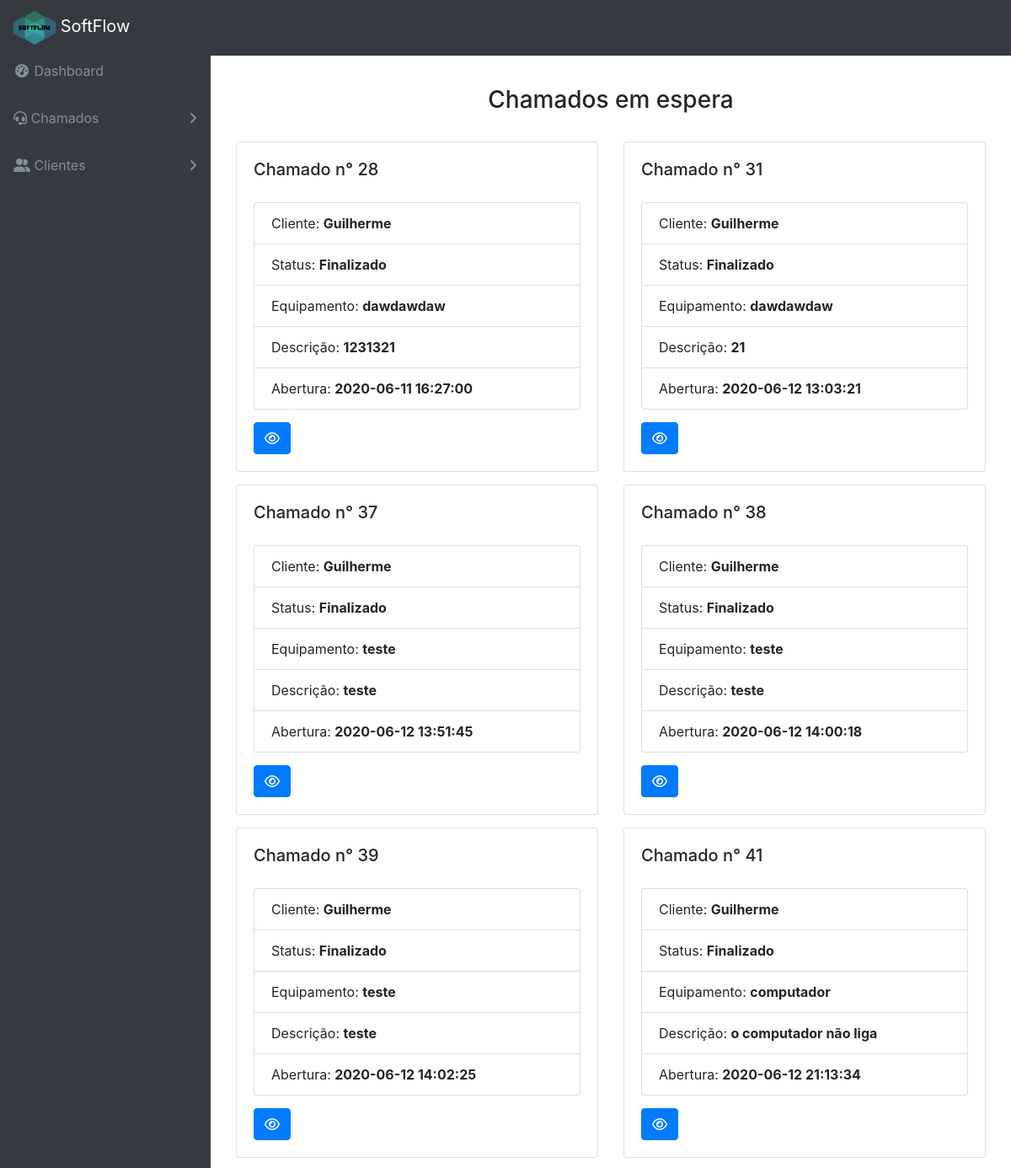
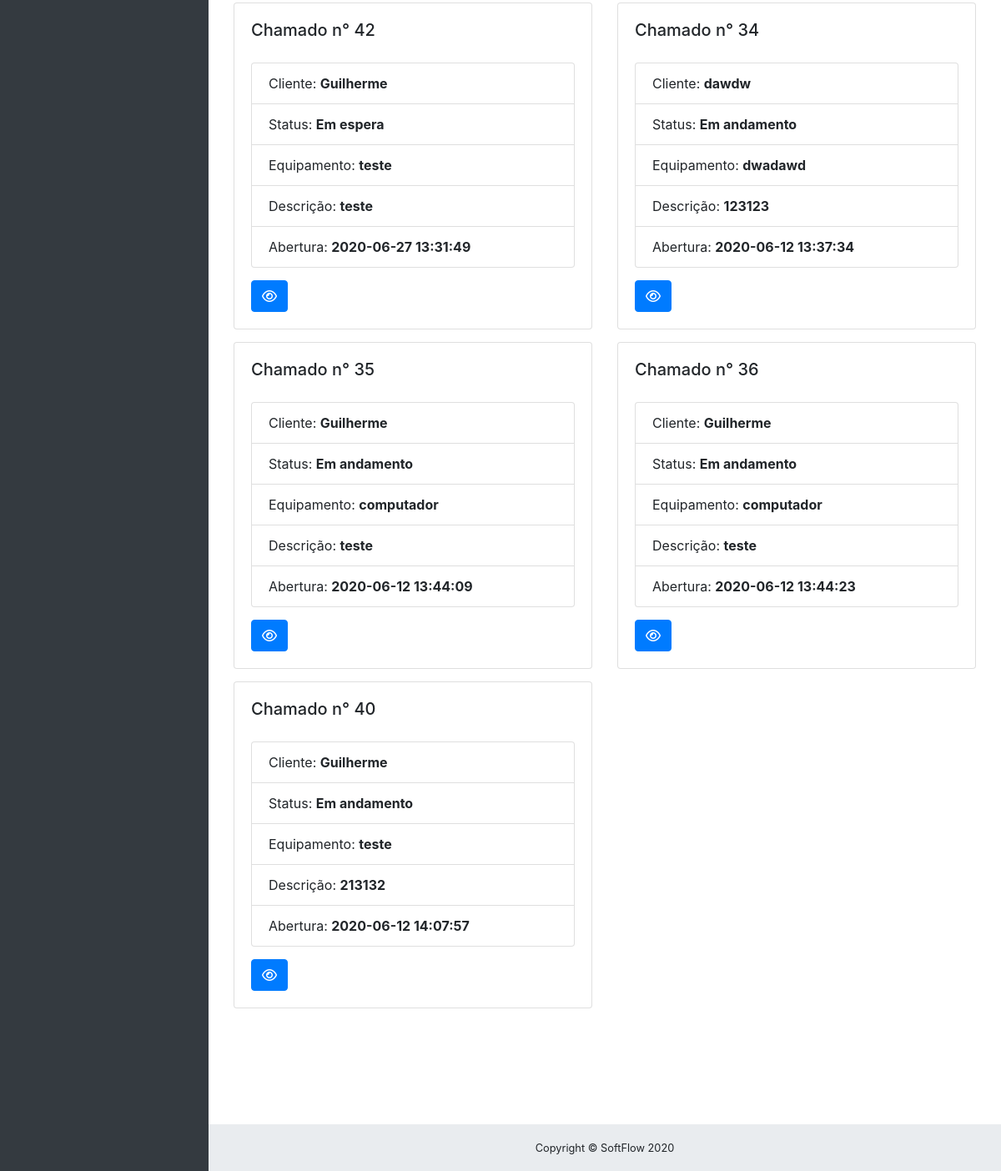
Page /chamado_espera.php (signed in) on the earlier database version (2 pictures, top to bottom).
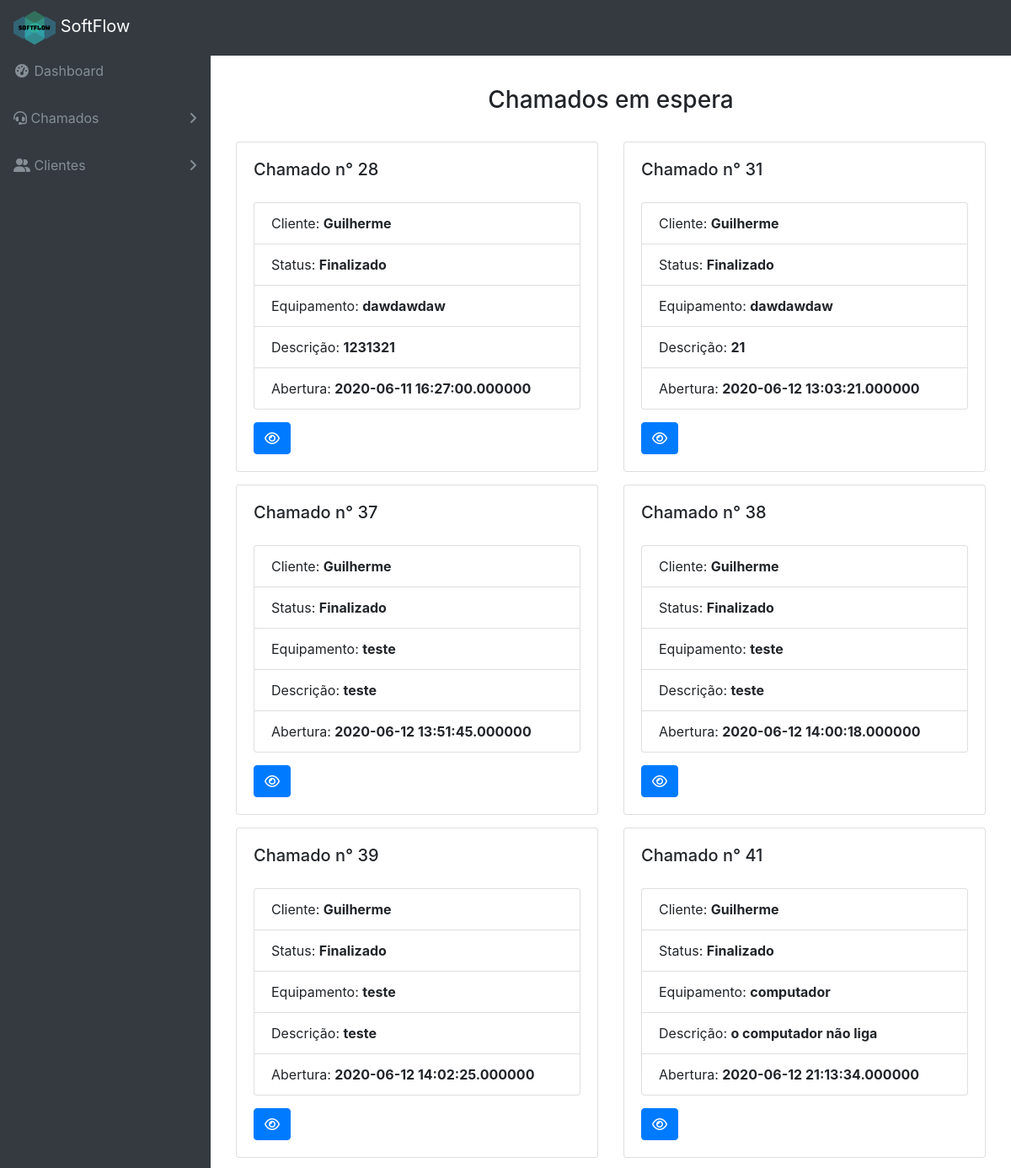
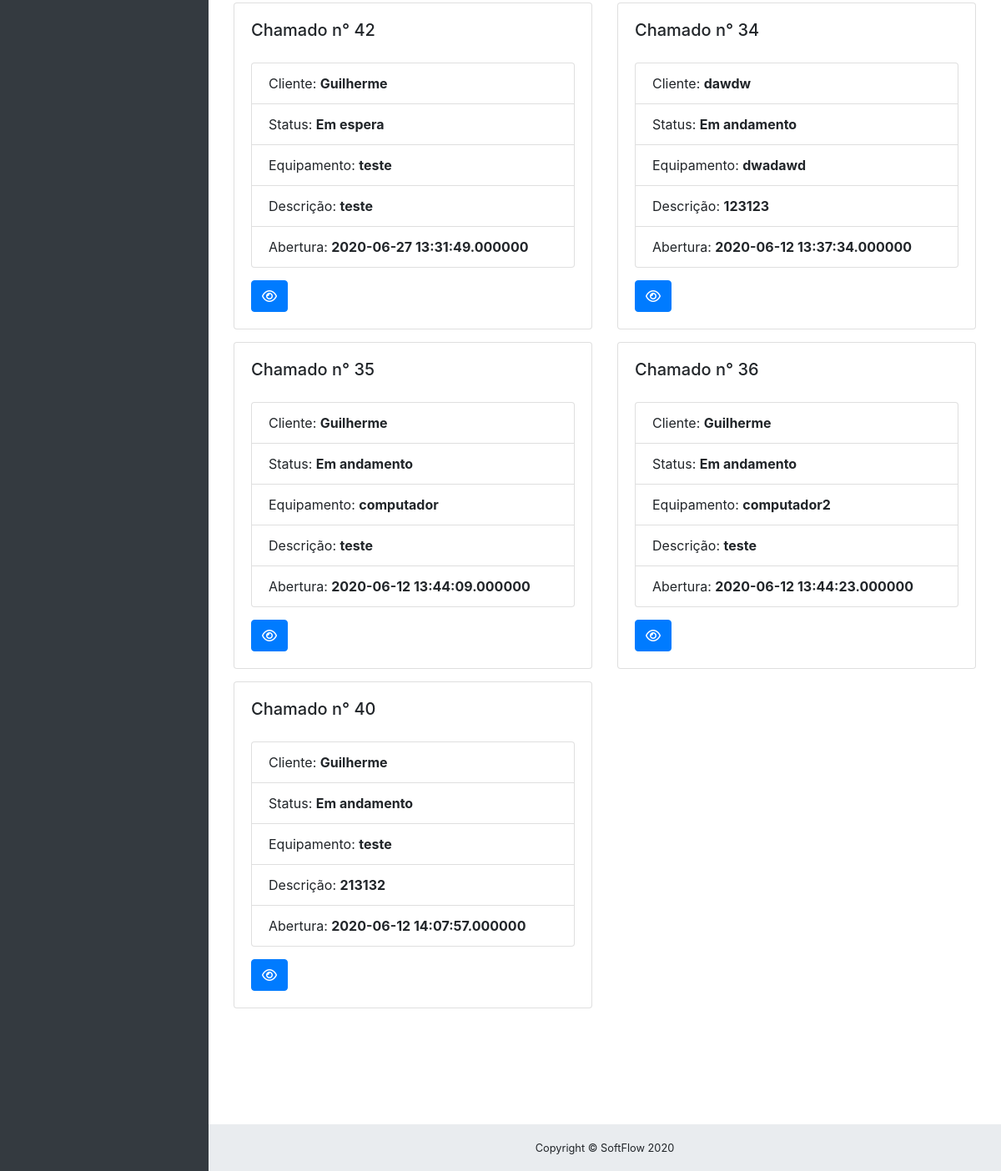
Same page on the later database version (2 pictures, top to bottom).
### tables this page shows
CREATE TABLE `chamado` (
  `id` int(11) NOT NULL,
  `id_cliente` int(11) NOT NULL,
  `id_funcionario` int(11) DEFAULT NULL,
  `status` varchar(155) NOT NULL,
  `equipamento` varchar(115) NOT NULL,
  `descricao` varchar(155) NOT NULL,
  `abertura` datetime(6) NOT NULL,
  `encerramento` datetime(6) DEFAULT NULL
);

CREATE TABLE `cliente` (
  `id` int(11) NOT NULL,
  `nome` varchar(255) NOT NULL,
  `cpf` int(50) NOT NULL,
  `telefone` int(50) NOT NULL,
  `sexo` varchar(255) NOT NULL,
  `email` varchar(255) NOT NULL,
  `cep` int(50) NOT NULL,
  `endereco` varchar(150) NOT NULL,
  `created` datetime(6) DEFAULT NULL
);

### classes/Model.php (called while the page is built, shortened)
<?php
require_once 'Conn.php';
class Model
{
    public function __construct()
    {
        $conn = new Conn();
        $this->db = $conn->getConn();
    }
}

### classes/Conn.php (called while the page is built)
<?php
class Conn {
    public static $Host = "localhost";
    public static $User = "root";
    public static $Pass = "microsol45";
    public static $Dbname = "sistema_informatica_pi";
    private static $Connect = null;
    private static function Conectar() {
        try {
            if(self::$Connect == null):
                self::$Connect = new PDO('mysql:host=' . self::$Host .';dbname='.self::$Dbname, self::$User, self::$Pass);
            endif;
        } catch (Exception $ex) {
            echo 'Mensagem: ' . $ex->getMessage();
            die;
        }
        return self::$Connect;
    }
    public function getConn() {
        return self::Conectar();
    }
}

### classes/ChamadoDAO.php (called while the page is built, shortened)
<?php
require_once 'Model.php';
class ChamadoDAO extends Model
{
    public function __construct() {
    	$this->tabela = 'chamado';
    	$this->class = 'Chamado';
    }
        public function listarTodos($funcionario)
    {
        $sql = "SELECT ch.*, cl.nome AS nome_cliente, fn.nome AS nome_funcionario FROM {$this->tabela} ch
        LEFT JOIN cliente cl ON cl.id = ch.id_cliente
        LEFT JOIN funcionario fn ON fn.id = ch.id_funcionario
        ORDER BY ch.status DESC";
        $stmt = $this->db->prepare($sql);
        $stmt->setFetchMode(PDO::FETCH_CLASS, $this->class);
        $stmt->execute();
        return $stmt->fetchAll();
    }
}

### classes/Chamado.php (called while the page is built, shortened)
<?php
class Chamado
{
	private $id;
	private $status;
	private $descricao;
	private $abertura;
    private $equipamento;
    public function getId()
    {
        return $this->id;
    }
    public function getStatus()
    {
        return $this->status;
    }
    public function getDescricao()
    {
        return $this->descricao;
    }
    public function getAbertura()
    {
        return $this->abertura;
    }
    public function getEquipamento()
    {
        return $this->equipamento;
    }
}

### chamado_espera.php (the view, shortened to what this page needs)
<?php include 'layout/header.php'; ?>
<?php include './layout/menu.php'; ?>
<?php
require 'classes/Chamado.php';
require 'classes/ChamadoDAO.php';
$chamadoDAO = new ChamadoDAO();
$funcionario = $_SESSION['id_funcionario'];
$chamados = $chamadoDAO->listarTodos($funcionario);
?>
<div class="content-wrapper">
  	<div class="container-fluid" style="margin-top: 30px;">
			<div class="container" style="margin-bottom: 180px;">
				<div class="h3topo" style="text-align: center;">
        			<h3>Chamados em espera</h3>
    			</div><br>
				<div class="row">
				<?php foreach ($chamados as $chamado) { ?>
					<div class="col-sm-6" style="padding-bottom: 15px;">
						<div class="card">
							<div class="card-body">
								<h5 class="card-title">Chamado n° <?= $chamado->getid() ?></h5>
								<ul class="list-group" style="padding-bottom: 15px; padding-top: 15px;">
									<li class="list-group-item">
										Cliente: <strong><?= $chamado->nome_cliente; ?></strong>
									</li>
									<li class="list-group-item">
										Status: <strong><?= $chamado->getStatus() ?></strong>
									</li>
									<li class="list-group-item">
										Equipamento: <strong><?= $chamado->getEquipamento() ?></strong>
									</li>
									<li class="list-group-item">
										Descrição: <strong><?= $chamado->getDescricao() ?></strong>
									</li>
									<li class="list-group-item">
										Abertura: <strong><?= $chamado->getAbertura() ?></strong>
									</li>
								</ul>
								<a class="btn btn-primary" href="visualizar_chamado.php?id=<?= $chamado->getId() ?>"><i class="fa fa-eye"></i></a>
							</div>
						</div>
					</div>
				<?php } ?>
				</div>
			</div>
		</div>
	</div>
<?php include 'layout/footer.php'; ?>

### layout/header.php (shortened to what this page needs)
<!DOCTYPE html>
<html>
<head>
	<link rel="stylesheet" href="assets/css/bootstrap.min.css">
	<link href="assets/vendor/font-awesome-4.7/css/font-awesome.min.css" rel="stylesheet" media="all">
	<link rel="stylesheet" href="assets/css/dashboard.css">
	<link href="assets/vendor/mdi-font/css/material-design-iconic-font.min.css" rel="stylesheet" media="all">
	<link href="assets/vendor/datatables/dataTables.bootstrap4.css" rel="stylesheet">
	<link href="assets/css/sb-admin.css" rel="stylesheet">
</head>
<body class="fixed-nav sticky-footer bg-dark" id="page-top" style="margin: auto;">

### layout/menu.php (shortened to what this page needs)
<?php
  $permissaoClienteMenu = retornaControle('cliente');
  $permissaoChamadoMenu = retornaControle('chamado');
?>
<nav class="navbar navbar-expand-lg navbar-dark bg-dark fixed-top" id="mainNav">
    <a class="navbar-brand" href="adm.php"><img src="assets/img/logo.png" style="width: 20%;"> SoftFlow</a>
    <div class="collapse navbar-collapse" id="navbarResponsive">
      <ul class="navbar-nav navbar-sidenav" id="exampleAccordion">
        <li class="nav-item" data-toggle="tooltip" data-placement="right" title="Dashboard">
          <a class="nav-link" href="adm.php">
            <i class="fa fa-fw fa-dashboard"></i>
            <span class="nav-link-text">Dashboard</span>
          </a>
          <?php if(!empty($permissaoChamadoMenu)): ?>
        </li>
        <li class="nav-item" data-toggle="tooltip" data-placement="right" title="Chamado">
          <a class="nav-link nav-link-collapse collapsed" data-toggle="collapse" href="#chamadospri" data-parent="#exampleAccordion">
            <i class="fas fa-headset"></i>
            <span class="nav-link-text"> Chamados</span>
          </a>
        </li>
        <?php endif; ?>
        <?php if(!empty($permissaoClienteMenu)): ?>
        <li class="nav-item" data-toggle="tooltip" data-placement="right" title="Cliente">
          <a class="nav-link nav-link-collapse collapsed" data-toggle="collapse" href="#cliente" data-parent="#exampleAccordion">
            <i class="fas fa-user-friends"></i>
            <span class="nav-link-text">Clientes</span>
          </a>
        </li>
        <?php endif; ?>
      </ul>
    </div>
  </nav>

### layout/footer.php (shortened to what this page needs)
<footer class="sticky-footer">
      <div class="container">
        <div class="text-center">
          <small>Copyright © SoftFlow 2020</small>
        </div>
      </div>
    </footer>
</body>
</html>

### assets/css/dashboard.css (style rules this page uses)
body { background-color: #eaeef3; }

### assets/css/sb-admin.css (style rules this page uses)
html { position: relative; min-height: 100%; }
body { overflow-x: hidden; }
body.sticky-footer { margin-bottom: 56px; }
body.sticky-footer .content-wrapper { min-height: calc(100vh - 56px - 56px); }
body.fixed-nav { padding-top: 56px; }
.content-wrapper { min-height: calc(100vh - 56px); padding-top: 1rem; }
#mainNav .navbar-collapse { overflow: auto; max-height: 75vh; }
#mainNav .navbar-collapse .navbar-nav .nav-item .nav-link { cursor: pointer; }
#mainNav .navbar-collapse .navbar-sidenav .nav-link-collapse:after { float: right; content: '\f107'; font-family: 'FontAwesome'; }
#mainNav .navbar-collapse .navbar-sidenav .nav-link-collapse.collapsed:after { content: '\f105'; }
@media (min-width: 992px) { #mainNav .navbar-brand { width: 250px; } }
@media (min-width: 992px) { #mainNav .navbar-collapse { overflow: visible; max-height: none; } }
@media (min-width: 992px) { #mainNav .navbar-collapse .navbar-sidenav { position: absolute; top: 0; left: 0; overflow-x: hidden; overflow-y: auto; -webkit-flex-direction: column; -ms-flex-direction: column; flex-direction: column; margin-top: 56px; } }
@media (min-width: 992px) { #mainNav .navbar-collapse .navbar-sidenav > .nav-item { width: 250px; padding: 0; } }
@media (min-width: 992px) { #mainNav .navbar-collapse .navbar-sidenav > .nav-item > .nav-link { padding: 1em; } }
@media (min-width: 992px) { #mainNav.fixed-top .navbar-sidenav { height: calc(100vh - 112px); } }
.content-wrapper { overflow-x: hidden; background: white; }
@media (min-width: 992px) { .content-wrapper { margin-left: 250px; } }
#mainNav.navbar-dark .navbar-collapse .navbar-sidenav .nav-link-collapse:after { color: #868e96; }
#mainNav.navbar-dark .navbar-collapse .navbar-sidenav > .nav-item > .nav-link { color: #868e96; }
@media (min-width: 992px) { #mainNav.navbar-dark .navbar-collapse .navbar-sidenav { background: #343a40; } }
footer.sticky-footer { position: absolute; right: 0; bottom: 0; width: 100%; height: 56px; background-color: #e9ecef; line-height: 55px; }
@media (min-width: 992px) { footer.sticky-footer { width: calc(100% - 250px); } }

Differences in the rows shown:
changed chamado id 28: abertura "2020-06-11 16:27:00" → "2020-06-11 16:27:00.000000"
changed chamado id 31: abertura "2020-06-12 13:03:21" → "2020-06-12 13:03:21.000000"
changed chamado id 37: abertura "2020-06-12 13:51:45" → "2020-06-12 13:51:45.000000"
changed chamado id 38: abertura "2020-06-12 14:00:18" → "2020-06-12 14:00:18.000000"
changed chamado id 39: abertura "2020-06-12 14:02:25" → "2020-06-12 14:02:25.000000"
changed chamado "o computador não liga": abertura "2020-06-12 21:13:34" → "2020-06-12 21:13:34.000000"
changed chamado "Em espera": abertura "2020-06-27 13:31:49" → "2020-06-27 13:31:49.000000"
changed chamado "dwadawd": abertura "2020-06-12 13:37:34" → "2020-06-12 13:37:34.000000"
changed chamado id 35: abertura "2020-06-12 13:44:09" → "2020-06-12 13:44:09.000000"
changed chamado id 36: equipamento "computador" → "computador2"; abertura "2020-06-12 13:44:23" → "2020-06-12 13:44:23.000000"
changed chamado id 40: abertura "2020-06-12 14:07:57" → "2020-06-12 14:07:57.000000"
